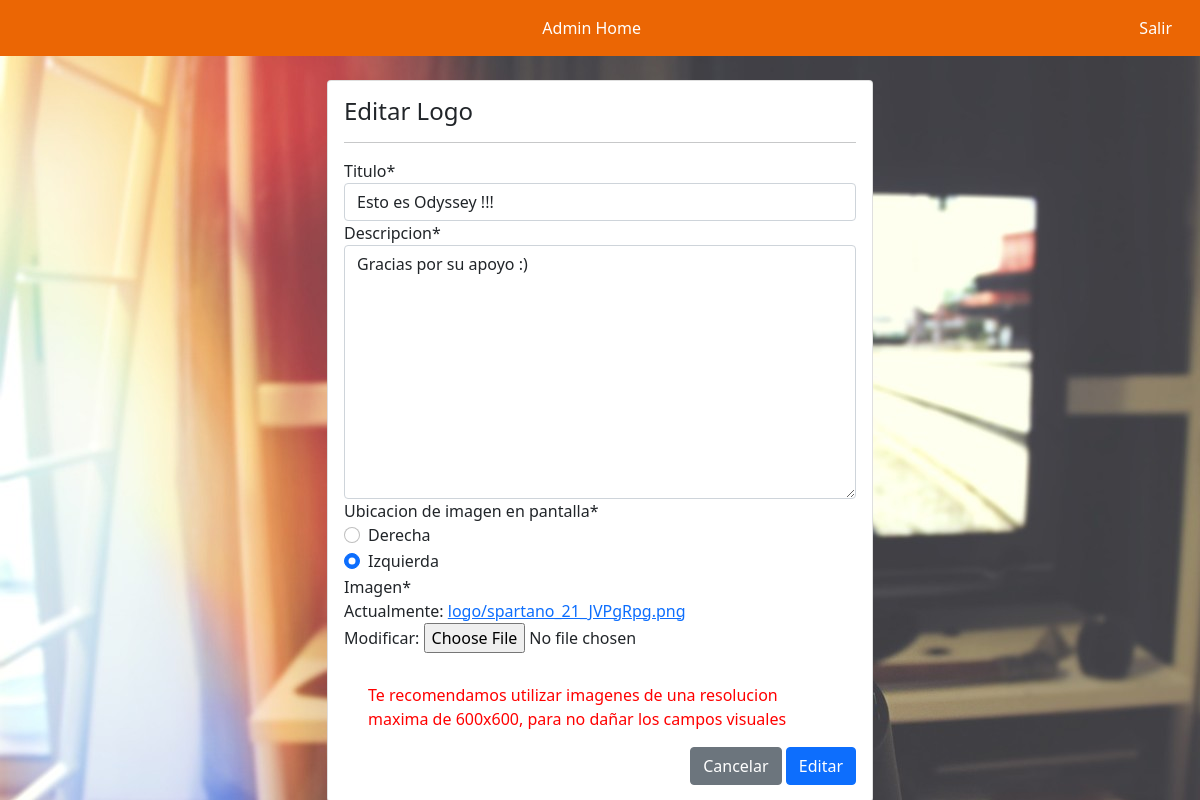
The page /modificar-presentacion3/1/ (signed in) on the database its author committed.
### web/models.py (models this page shows, shortened)
class Presentacion3(models.Model):
    id_presentacion = models.AutoField(primary_key=True)
    titulo = models.CharField(max_length=20)
    descripcion = models.TextField(max_length=410)
    ubicacion_img = models.CharField(max_length=20, default="Derecha")
    imagen = models.ImageField(upload_to="logo", null=True)

### web/views.py (the view, shortened to what this page needs)
# urls.py: path('modificar-presentacion3/<id>/', modificar_presentacion3, name="modificar_presentacion3"),
def modificar_presentacion3(request, id):
    if request.user.is_staff:
        producto = get_object_or_404(Presentacion3, id_presentacion=id)
        data = {
            'form': Presentacion3Form(instance=producto)
        }
        return render(request, 'presentacion/modificar_presentacion3.html', data)
    else:
        return render(request,'acceso-denegado.html')

### web/forms.py
class Presentacion3Form(forms.ModelForm):
    ubicacion_img = forms.ChoiceField(
    required=True,
    widget=forms.RadioSelect,
    choices=FAVORITE_COLORS_CHOICES,
    label='Ubicacion de imagen en pantalla',
    )
    class Meta:
        model = Presentacion3
        fields = '__all__'

### carrito/context_processor.py (called while the page is built)
def importe_total_carro(request):
    total=0
    if 'carro' in request.session:
        for key, value in request.session["carro"].items():
            total=total+(int(value["precio"]))
    return {"importe_total_carro":total}

def precio_totalMasEnvio(request):
    precio_envio = PrecioEnvio.objects.only('precio').get(id_envio=1)
    total=0 + precio_envio.precio
    if 'carro' in request.session:
        for key, value in request.session["carro"].items():
            total=total+(int(value["precio"]))
    return {"precio_totalMasEnvio":total}

### web/templates/presentacion/modificar_presentacion3.html (shortened to what this page needs)
{% extends 'baseadmin.html' %}
{% load crispy_forms_tags %}
{% load static %}
{% block body %}
<div class="container mt-4">
    <div class="row">
        <div class="col-12 col-md-6 offset-md-3">
            <div class="card">
                <div class="card-body">
                    <h4>Editar Logo</h2>
                        <hr />
                        <form action="" method="post" enctype="multipart/form-data">
                            {% csrf_token %} {{ form | crispy}}
                            <div class="container-sm" id="advertencia">
                                <p>Te recomendamos utilizar imagenes de una resolucion maxima de 600x600,
                                    para no dañar los campos visuales
                                </p>
                            </div>
                            <div class="d-flex justify-content-end mt-2">
                                <a href="{% url 'nosotros' %}" class="btn btn-secondary">Cancelar</a>
                                <input type="submit" value="Editar" class="btn btn-primary" />
                            </div>
                        </form>
                </div>
            </div>
        </div>
    </div>
</div>
{% endblock %}

### static/css/admin.css (style rules this page uses)
body { background: white url("../imagenes/fondo.jpg") ; }
#advertencia { margin-top: 30px; }
#advertencia p { color: red; }

### rows shown on the page
Presentacion3: titulo "Esto es Odyssey !!!", descripcion "Gracias por su apoyo :)", ubicacion_img "☐ Derecha ☑ Izquierda"
